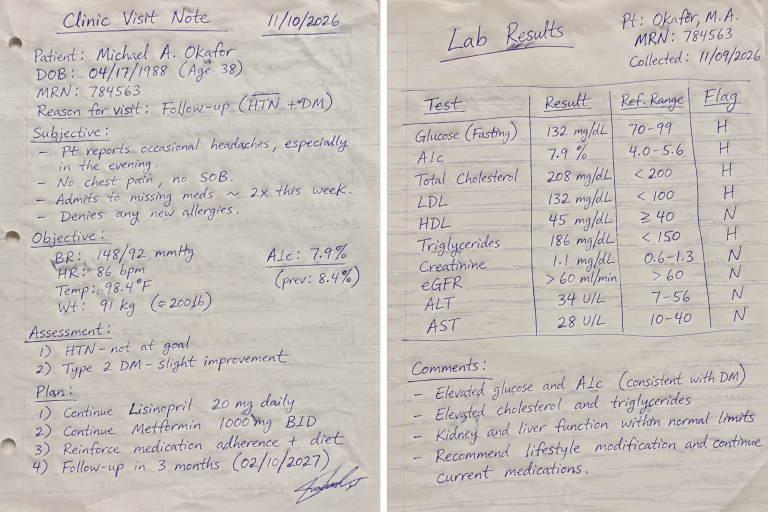
#> input picture one-note-ai/handwritten note 2.png, 1536 x 1024 px (shown at 1/2 size)
$ jupyter execute --allow-errors OneNoteAI_HTTPS_RAG.ipynb
#> lines starting #> are read from the running program, lines starting #| are printed output that depends on the picture
[cell 1]
# %pip install requests numpy Pillow

[cell 2]
import os
from getpass import getpass
from pathlib import Path
import requests
import numpy as np

BASE_URL = "https://ai.healtricsapp.com"
#> (the rest of this cell did not finish here and is left out)

[cell 3]
# [13 lines of commented-out code are left out]

An Example of what is sent as request
URL: https://ai.healtricsapp.com/embed
Method: POST
Body: {"text": "Hello"}
Header: X-API-Key: <your-secret>

[cell 4]
#_post_json is used by  embed() and generate()
def _post_json(path: str, payload: dict) -> dict:
    try:
        response = SESSION.post(
            f"{BASE_URL}{path}", json=payload, timeout=TIMEOUT
        )
        response.raise_for_status()
        return response.json()

    except requests.HTTPError as exc:
        status = exc.response.status_code
        detail = exc.response.text[:300]
        raise RuntimeError(f"{path}: HTTP {status}: {detail}") from None
    except requests.RequestException as exc:
        raise RuntimeError(f"{path}: network request failed: {exc}") from exc

Reusable embed, generate and ocr functions using https://ai.healtricsapp.com endpoints /embed, /generate, /ocr

[cell 5]
def embed(text: str) -> np.ndarray:
    #Get a 1D float embedding vector for one text string.
    result = _post_json("/embed", {"text": text})

    #Convert the response to a NumPy array
    vector = np.asarray(result["embedding"], dtype=np.float32)

    #The embedding must be one-dimensional (1D) and The embedding must not be empty
    if vector.ndim != 1 or vector.size == 0:
        raise ValueError("Unexpected embedding response shape")
    return vector

#> (a cell that did not finish here is left out)

[cell 7]
def generate(prompt: str) -> str:
    #Generate text using the OneNoteAI Qwen vision/language model.
    result = _post_json("/generate", {"prompt": prompt})
    return result["answer"]

#> (a cell that did not finish here is left out)

#> (a cell that did not finish here is left out)

[cell 10]
def ocr2(image_path: str | Path) -> str:
    #Upload PNG/JPEG/WEBP and return extracted text.

    #Convert the input into a Path object so you can use properties like .name and .suffix (.png)
    image_path = Path(image_path)

    #check for image extension (.png)/mime (image/png)
    mime = {".png": "image/png", ".jpg": "image/jpeg", ".jpeg": "image/jpeg", ".webp": "image/webp"}.get(image_path.suffix.lower())
    if not mime:
        raise ValueError("Use a PNG, JPEG, or WEBP image")

    #image_path.stat().st_size returns the file size in bytes : not >5mb
    if image_path.stat().st_size > 5 * 1024 * 1024:
        raise ValueError("Image exceeds the API's 5 MiB limit")

    #Open the image in binary mode ("rb" means read binary) and send OCR request. NB: OCR sends an image file, not just a JSON object.
    with image_path.open("rb") as handle:
        response = SESSION.post(
            f"{BASE_URL}/ocr",
            files={"file": (image_path.name, handle, mime)},
            timeout=TIMEOUT,
        )
    if not response.ok:
        raise RuntimeError(f"/ocr: HTTP {response.status_code}: {response.text[:300]}")
    #parses the JSON response and returns only the extracted text
    return response.json()["extracted_text"]

[cell 11]
from pathlib import Path
from PIL import Image, ImageOps
from io import BytesIO


def optimize_image(image_path: str | Path, max_dimension: int = 1200) -> tuple[bytes, str]:
    """
    Resize an image if necessary and return its optimized
    bytes and MIME type, ready for upload.

    The original image is never modified.
    """
#> called with max_dimension = 1400

    image_path = Path(image_path)

    supported_types = {
        ".png": "image/png",
        ".jpg": "image/jpeg",
        ".jpeg": "image/jpeg",
        ".webp": "image/webp",
    }

    if image_path.suffix.lower() not in supported_types:
        raise ValueError("Use a PNG, JPEG, or WEBP image")

    with Image.open(image_path) as img:
        # Respect camera orientation metadata.
#> img is the input picture: PIL image 1536x1024 RGB; mean R, G, B 198.4, 191.8, 185.9
        img = ImageOps.exif_transpose(img)

        # Convert to RGB for consistent encoding.
        img = img.convert("RGB")

        # Resize only when the image exceeds the limit.
        img.thumbnail(
            (max_dimension, max_dimension),
            Image.Resampling.LANCZOS
        )
#> img: PIL image 1400x933 RGB

        # Save optimized image in memory as JPEG.
        buffer = BytesIO()
        img.save(buffer, format="JPEG", quality=90, optimize=True)

    return buffer.getvalue(), "image/jpeg"

[cell 12]
def ocr(image_path: str | Path, max_dimension: int = 1000) -> str:

    #Optimize an image, upload it to OneNoteAI, and return the extracted text.


    image_path = Path(image_path)

    # Optimize the image before uploading.
    image_bytes, mime = optimize_image(
        image_path,
        max_dimension=max_dimension
    )

    # Enforce the API's 5 MiB upload limit.
    if len(image_bytes) > 5 * 1024 * 1024:
        raise ValueError("Optimized image exceeds the API's 5 MiB limit")

    # Upload the optimized image.
    response = SESSION.post(
        f"{BASE_URL}/ocr",
        files={
            "file": (
                f"{image_path.stem}_optimized.jpg",
                image_bytes,
                mime
            )
        },
        timeout=TIMEOUT,
    )

    if not response.ok:
        raise RuntimeError(
            f"/ocr: HTTP {response.status_code}: {response.text[:300]}"
        )
     #parses the JSON response and returns only the extracted text
    return response.json()["extracted_text"]

[cell 13]
import time

image = "handwritten note 2.png"

#> (the rest of this cell did not finish here and is left out)

[cell 14]
import time

start = time.perf_counter()

#> (the rest of this cell did not finish here and is left out)

#> call 2 of optimize_image, with max_dimension = 1000
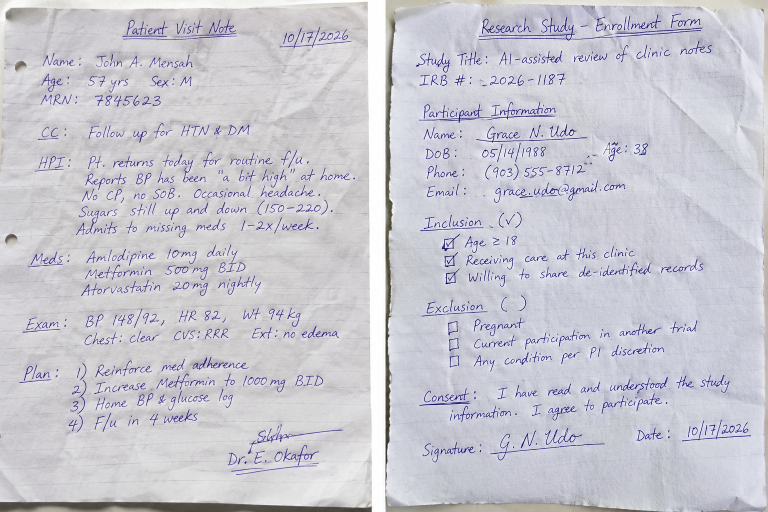
#> input picture one-note-ai/Handwritten Clinical Notes and Study Form-1.png, 1536 x 1024 px (shown at 1/2 size)
#> in optimize_image, img is the input picture: PIL image 1536x1024 RGB; mean R, G, B 200.7, 199.8, 208.4
#> in optimize_image (call 2), `img.thumbnail( (max_dimension, max_dimension), Image.Resampling.LANCZO..`:
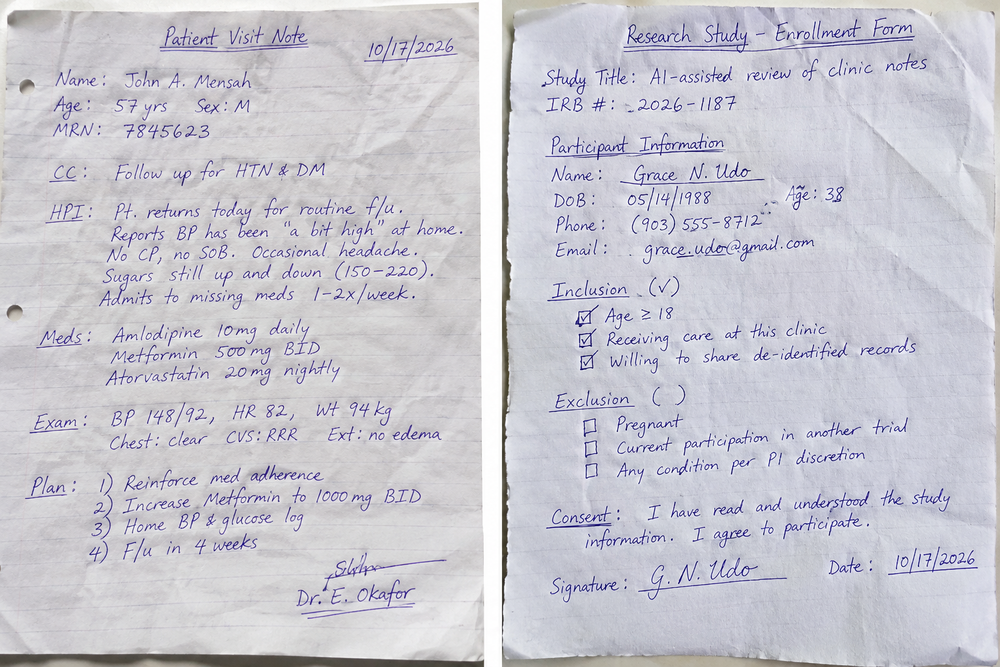
#> img: PIL image 1000x667 RGB; mean R, G, B 200.7, 199.8, 208.4

elapsed = time.perf_counter() - start

print(f"OCR processing time: {elapsed:.2f} seconds")
print("\nExtracted text:\n")
print(text)

[cell 15]
import time

start = time.perf_counter()

#> (the rest of this cell did not finish here and is left out)

#> call 3 of optimize_image, with max_dimension = 1000
#> in optimize_image (call 3), `img.thumbnail( (max_dimension, max_dimension), Image.Resampling.LANCZO..`:
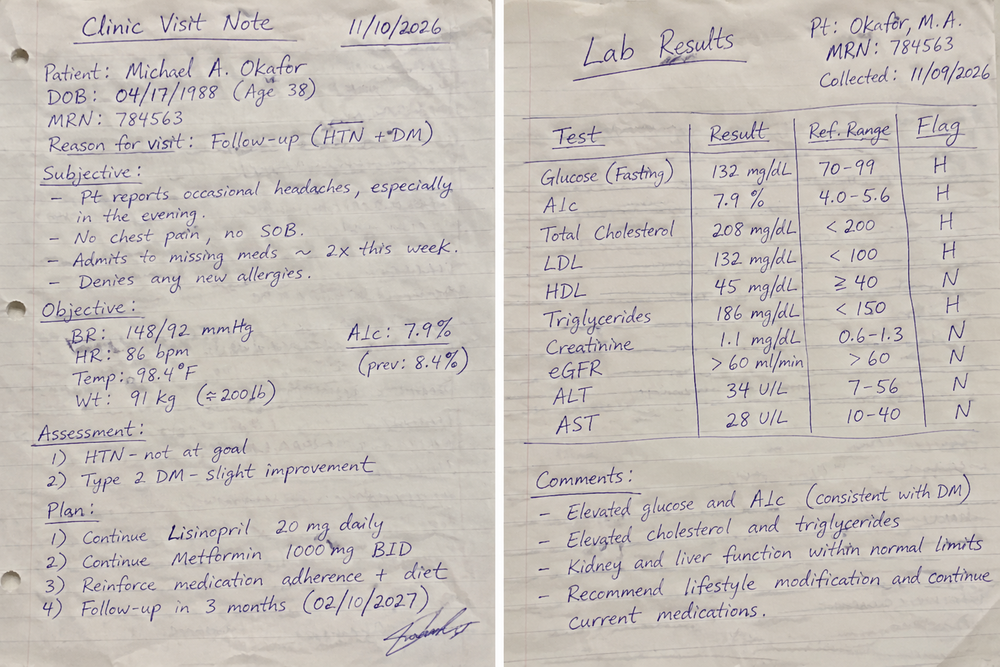
#> img: PIL image 1000x667 RGB; mean R, G, B 198.4, 191.8, 185.9

elapsed = time.perf_counter() - start

print(f"OCR processing time: {elapsed:.2f} seconds")
print("\nExtracted text:\n")
print(text)

[cell 16]
import time

start = time.perf_counter()

#> (the rest of this cell did not finish here and is left out)

#> call 4 of optimize_image, with max_dimension = 1000
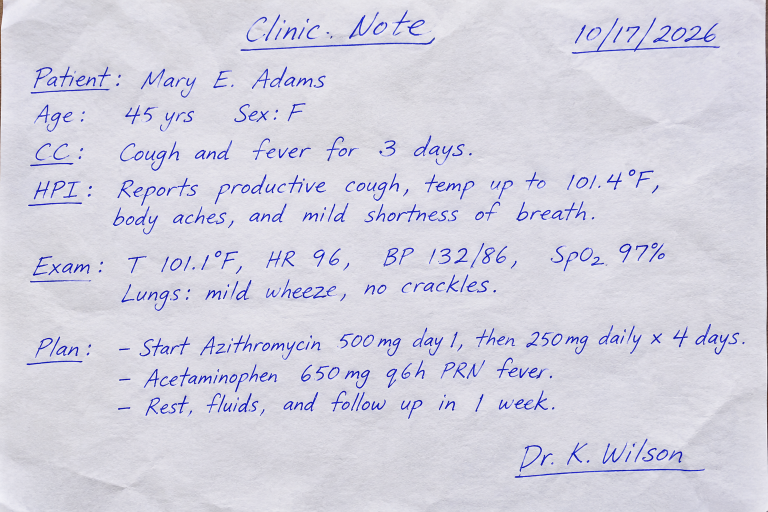
#> input picture one-note-ai/handwritten note 3.png, 1536 x 1024 px (shown at 1/2 size)
#> in optimize_image, img is the input picture: PIL image 1536x1024 RGB; mean R, G, B 210.7, 209.5, 223.3
#> in optimize_image (call 4), `img.thumbnail( (max_dimension, max_dimension), Image.Resampling.LANCZO..`:
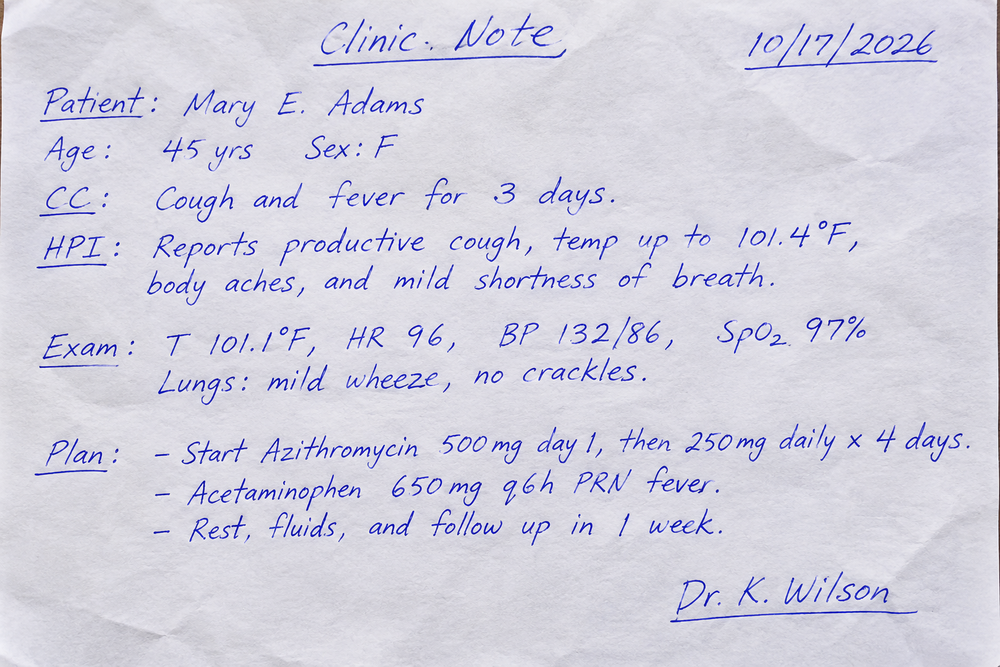
#> img: PIL image 1000x667 RGB; mean R, G, B 210.7, 209.5, 223.3
